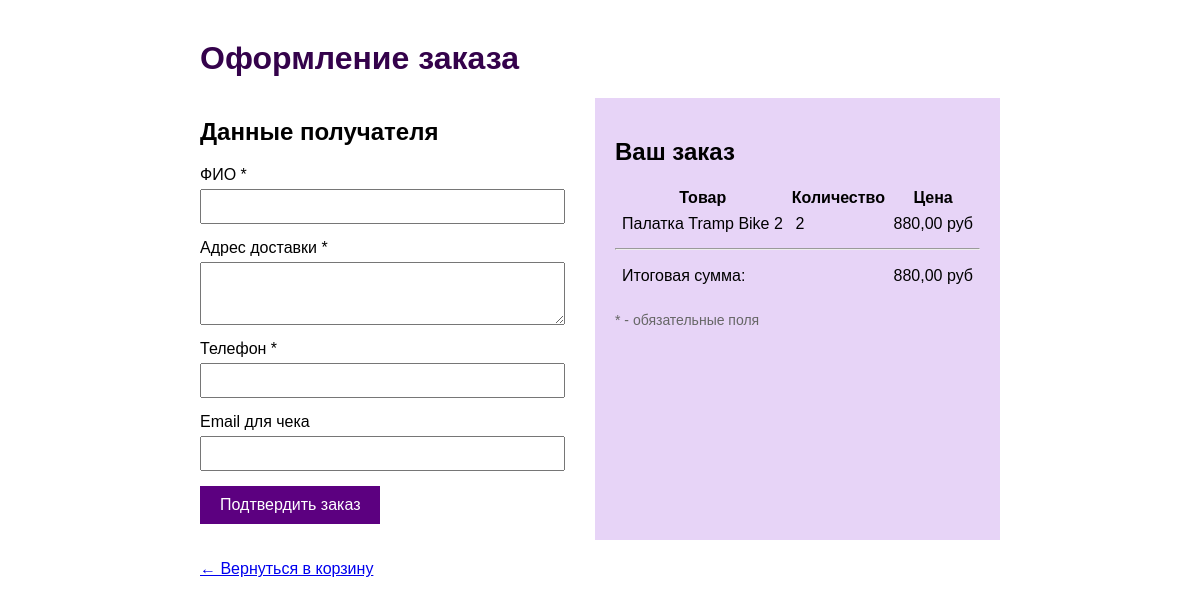
Screenshot of /checkout/ (signed in) with the database file from the repository.
### NewApp/models.py (models this page shows, shortened)
class CartElement(models.Model):
    cart=models.ForeignKey(Cart,on_delete=models.CASCADE,related_name='items',verbose_name='Корзина')
    product=models.ForeignKey(Product,on_delete=models.CASCADE,verbose_name='Товар')
    quantity=models.PositiveIntegerField(verbose_name='Количество')
    def elem_price(self):
        return self.product.price * self.quantity

class Product(models.Model):
    name=models.CharField(max_length=200,verbose_name='Название товара')
    description=models.TextField(null=False,verbose_name='Описание товара')
    product_image=models.ImageField(upload_to='product/')
    price=models.DecimalField(max_digits=10,verbose_name='Цена', decimal_places=2,validators=[MinValueValidator(0)])
    quantity=models.IntegerField(validators=[MinValueValidator(0)])
    category=models.ForeignKey(Category,on_delete=models.CASCADE)
    manufacturer=models.ForeignKey(Manufacturer,on_delete=models.CASCADE)

### NewApp/views.py (the view, shortened to what this page needs)
# urls.py: path('checkout/',views.checkout,name="checkout"),
@login_required
def checkout(request):
   cart, _ = Cart.objects.get_or_create(user=request.user)
   items = CartElement.objects.filter(cart=cart)
   if not items:
       messages.error(request,"Корзина пуста")
       return redirect('cart_view')
   context = {
        'items':items,
        'total_price':sum(item.elem_price() for item in items)
    }
   return render(request,'NewApp/checkout.html', context)

### templates/NewApp/checkout.html (shortened to what this page needs)
<html>
<head>
</head>
<body>
    <h1>Оформление заказа</h1>
    <div class="container">
        <div class="form-section">
            <h2>Данные получателя</h2>
            <form method="post" action="{% url 'checkout' %}">
                <label>ФИО *</label>
                <input type="text" name="full_name" required>
                <label>Адрес доставки *</label>
                <textarea name="home_address" rows="3" required></textarea>
                <label>Телефон *</label>
                <input type="text" name="num_phone" required>
                <label>Email для чека</label>
                <input type="email" name="email" value="{{ user.email }}"  required>
                <button type="submit" class="btn btn-primary">Подтвердить заказ</button>
            </form>
        </div>
  {% if items %}
        <div class="cart-section">
            <h2>Ваш заказ</h2>
            <table>
                <tr>
                <th>Товар</th>
                <th>Количество</th>
                <th>Цена</th>
                </tr>
                {% for item in items %}
                <tr>
                    <td>{{ item.product.name }}</td>
                    <td>{{ item.quantity }}</td>
                    <td align="right">{{ item.elem_price }} руб</td>
                </tr>
                {% endfor %}
            </table>
            <hr>
            <div class="total">
                <table>
                    <tr>
                        <td>Итоговая сумма:</td>
                        <td align="right">{{ total_price }} руб</td>
                    </tr>
                </table>
            </div>
            <p style="color: #666; font-size: 14px; margin-top: 20px;">
                * - обязательные поля
            </p>
        </div>
    </div>
    <p style="margin-top: 20px;">
        <a href="{% url 'cart_view' %}">← Вернуться в корзину</a>
    </p>
  {% else %}
         <p style="text-align: center; color: #450047;">Корзина пуста. <a href="{% url 'catalog' %}">Перейти в каталог</a></p>
  {% endif %}
</body>
</html>

### templates/NewApp/checkout.html (style rules this page uses)
h1 { color: #34024b; }
body { font-family: Arial, sans-serif; max-width: 800px; margin: 20px auto; padding: 20px; }
.container { display: flex; gap: 30px; }
.form-section { flex: 1; }
.cart-section { flex: 1; background: #e7d4f7; padding: 20px; }
input, textarea { width: 100%; padding: 8px; margin: 5px 0 15px 0; box-sizing: border-box; }
button { background: rgb(92, 0, 128); color: white; padding: 10px 20px; border: none; cursor: pointer; font-size: 16px; }
table { width: 100%; }
td { padding: 5px; }
.total { font-weight: bold; font-size: 18px; margin-top: 10px; }

### rows the page displays
CartElement: product.name "Палатка Tramp Bike 2", quantity "2", elem_price "880,00"

### other values shown
{{ total_price }} "880,00"
